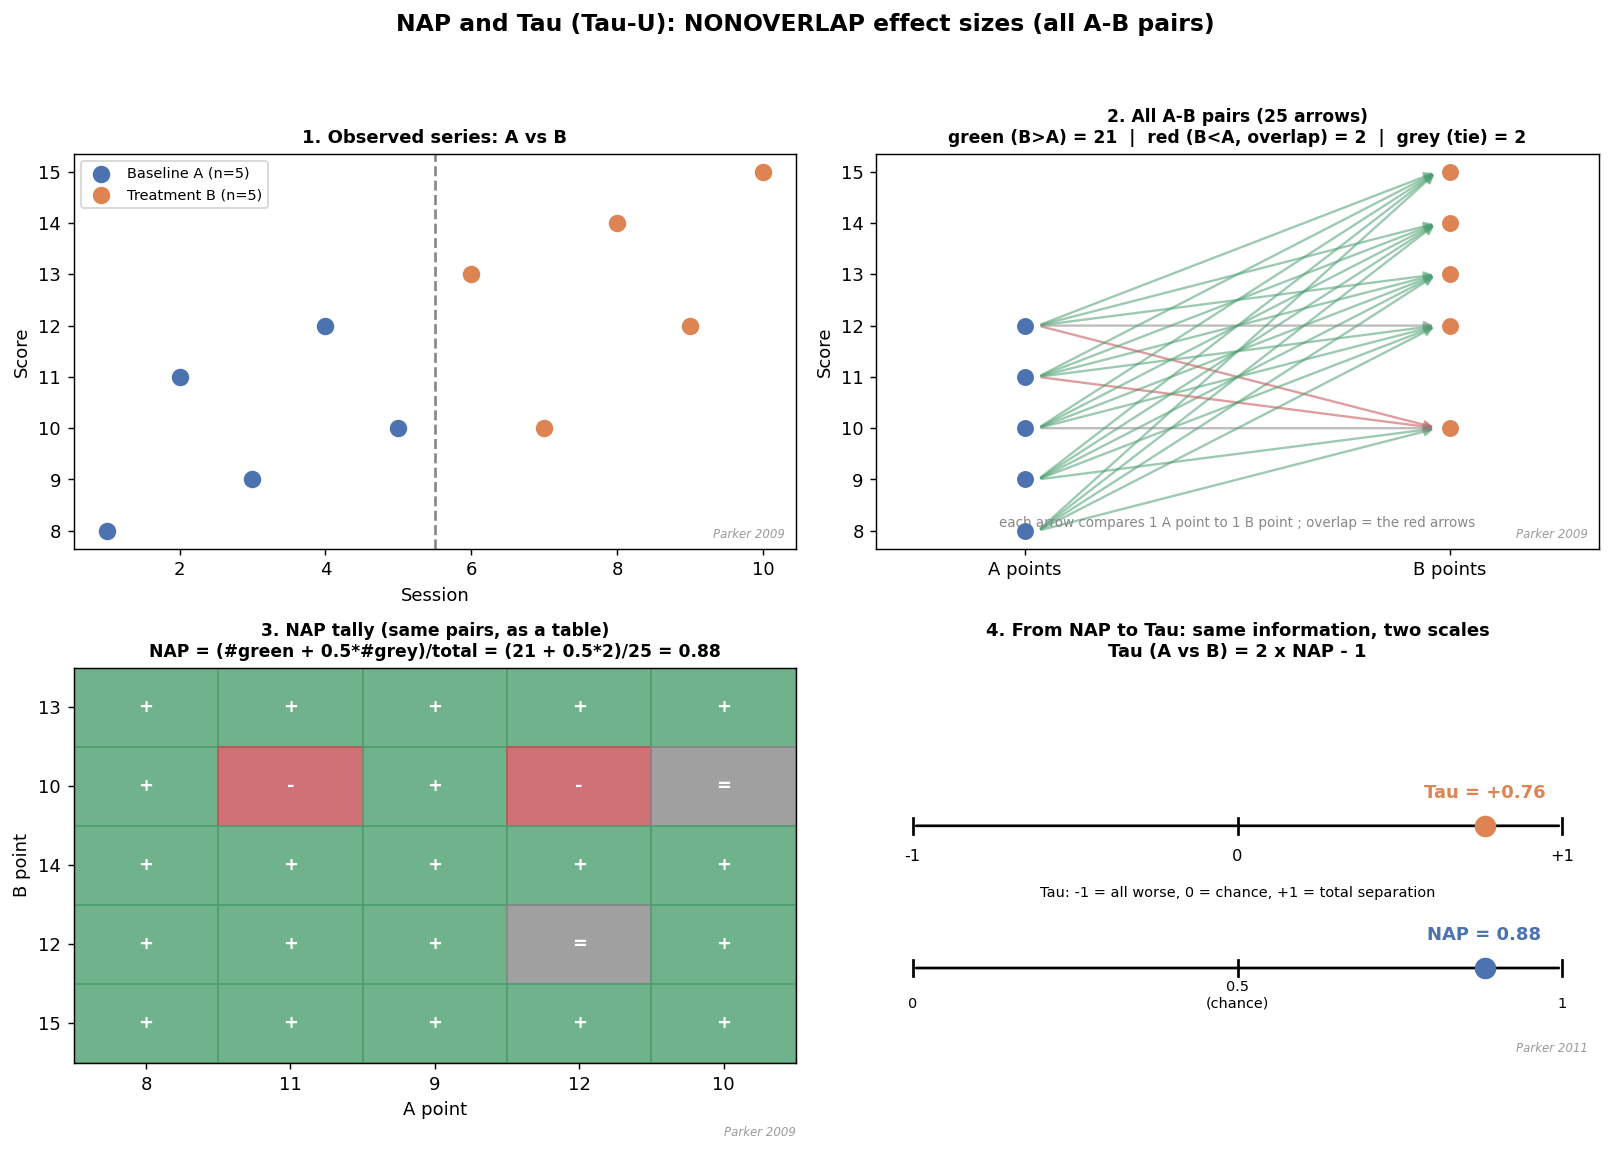

This chart was generated by the following Python code:
"""Didactic figure: NAP and Tau (Tau-U) as NONOVERLAP effect sizes, with an explicit
all-pairs arrow diagram so the overlap counting is visible. Uses the toolbox functions.
English labels, ASCII only. (The trend correction has its own figure: tau_correction.py)"""
import sys
sys.path.insert(0, "/Users/camile.bousfiha/PycharmProjects/Stats")
import numpy as np
import matplotlib
matplotlib.use("Agg")
import matplotlib.pyplot as plt
from functions.sced.core import nap, tau_u

BLUE, ORANGE, GREY = "#4C72B0", "#DD8452", "#888888"
GREEN, RED = "#4C9F70", "#C44E52"

def ref(a, t, loc="br"):
    """Discreet source note (1st author, year) in a panel corner."""
    x, ha = (0.985, "right") if loc == "br" else (0.015, "left")
    a.text(x, 0.02, t, transform=a.transAxes, ha=ha, va="bottom",
           fontsize=6.5, color="#9a9a9a", style="italic")

A = np.array([8, 11, 9, 12, 10]); B = np.array([13, 10, 14, 12, 15])
nap1 = nap(A, B)
tau1 = tau_u(A, B, correct_baseline_trend=False)["tau"]
M = np.sign(B[:, None] - A[None, :])                       # rows B, cols A: +1 B>A, -1 B<A, 0 tie
n_up = int(np.sum(M > 0)); n_tie = int(np.sum(M == 0)); n_dn = int(np.sum(M < 0)); nAB = A.size * B.size

fig, ax = plt.subplots(2, 2, figsize=(12.5, 9))
fig.suptitle("NAP and Tau (Tau-U): NONOVERLAP effect sizes (all A-B pairs)",
             fontsize=13, fontweight="bold")
sA = np.arange(1, A.size + 1); sB = np.arange(A.size + 1, A.size + B.size + 1)

# Panel 1: time series
a = ax[0, 0]
a.scatter(sA, A, c=BLUE, s=75, label=f"Baseline A (n={A.size})", zorder=3)
a.scatter(sB, B, c=ORANGE, s=75, label=f"Treatment B (n={B.size})", zorder=3)
a.axvline(A.size + 0.5, color=GREY, ls="--")
a.set_title("1. Observed series: A vs B", fontweight="bold", fontsize=10)
a.set_xlabel("Session"); a.set_ylabel("Score"); a.legend(fontsize=8)
ref(a, "Parker 2009", "br")

# Panel 2: all-pairs ARROW diagram (dominance). A on left column, B on right column.
# One arrow A->B per pair: green if B>A (improvement), red if B<A (overlap), grey tie.
d = ax[0, 1]
xA, xB = 0.0, 1.0
for j, av in enumerate(A):
    d.scatter(xA, av, c=BLUE, s=70, zorder=4)
for i, bv in enumerate(B):
    d.scatter(xB, bv, c=ORANGE, s=70, zorder=4)
for i, bv in enumerate(B):
    for j, av in enumerate(A):
        col = GREEN if bv > av else (RED if bv < av else GREY)
        d.annotate("", xy=(xB - 0.03, bv), xytext=(xA + 0.03, av),
                   arrowprops=dict(arrowstyle="->", color=col, lw=1.3, alpha=0.55))
d.set_xlim(-0.35, 1.35); d.set_xticks([xA, xB]); d.set_xticklabels(["A points", "B points"])
d.set_ylabel("Score")
d.set_title(f"2. All A-B pairs ({nAB} arrows)\n"
            f"green (B>A) = {n_up}  |  red (B<A, overlap) = {n_dn}  |  grey (tie) = {n_tie}",
            fontweight="bold", fontsize=9.5)
d.text(0.5, 0.055, "each arrow compares 1 A point to 1 B point ; overlap = the red arrows",
       transform=d.transAxes, ha="center", fontsize=7.5, color=GREY)
ref(d, "Parker 2009", "br")

# Panel 3: NAP tally matrix
m = ax[1, 0]
cmap = {1: GREEN, -1: RED, 0: GREY}
for i in range(B.size):
    for j in range(A.size):
        m.add_patch(plt.Rectangle((j, B.size - 1 - i), 1, 1, color=cmap[M[i, j]], alpha=0.8))
        m.text(j + 0.5, B.size - 1 - i + 0.5, "+" if M[i, j] > 0 else ("-" if M[i, j] < 0 else "="),
               ha="center", va="center", color="white", fontweight="bold")
m.set_xlim(0, A.size); m.set_ylim(0, B.size)
m.set_xticks(np.arange(A.size) + 0.5); m.set_xticklabels(A)
m.set_yticks(np.arange(B.size) + 0.5); m.set_yticklabels(B[::-1])
m.set_xlabel("A point"); m.set_ylabel("B point")
m.set_title(f"3. NAP tally (same pairs, as a table)\n"
            f"NAP = (#green + 0.5*#grey)/total = ({n_up} + 0.5*{n_tie})/{nAB} = {nap1:.2f}",
            fontweight="bold", fontsize=9.5)
m.text(1.0, -0.16, "Parker 2009", transform=m.transAxes, ha="right", va="top",
       fontsize=6.5, color="#9a9a9a", style="italic")

# Panel 4: NAP <-> Tau scales
g = ax[1, 1]; g.axis("off"); g.set_xlim(0, 1); g.set_ylim(0, 1)
g.set_title("4. From NAP to Tau: same information, two scales\nTau (A vs B) = 2 x NAP - 1",
            fontweight="bold", fontsize=10)
g.annotate("", xy=(0.95, 0.60), xytext=(0.05, 0.60), arrowprops=dict(arrowstyle="-", lw=1.5))
for v, lab in [(-1, "-1"), (0, "0"), (1, "+1")]:
    x = 0.05 + (v + 1) / 2 * 0.9
    g.plot([x, x], [0.58, 0.62], color="black"); g.text(x, 0.51, lab, ha="center", fontsize=9)
xt = 0.05 + (tau1 + 1) / 2 * 0.9
g.scatter([xt], [0.60], color=ORANGE, s=120, zorder=3)
g.text(xt, 0.67, f"Tau = {tau1:+.2f}", ha="center", color=ORANGE, fontweight="bold")
g.text(0.5, 0.42, "Tau: -1 = all worse, 0 = chance, +1 = total separation", ha="center", fontsize=8)
g.annotate("", xy=(0.95, 0.24), xytext=(0.05, 0.24), arrowprops=dict(arrowstyle="-", lw=1.5))
for v, lab in [(0.0, "0"), (0.5, "0.5\n(chance)"), (1.0, "1")]:
    x = 0.05 + v * 0.9
    g.plot([x, x], [0.22, 0.26], color="black"); g.text(x, 0.14, lab, ha="center", fontsize=8)
xn = 0.05 + nap1 * 0.9
g.scatter([xn], [0.24], color=BLUE, s=120, zorder=3)
g.text(xn, 0.31, f"NAP = {nap1:.2f}", ha="center", color=BLUE, fontweight="bold")
ref(g, "Parker 2011", "br")

fig.tight_layout(rect=[0, 0, 1, 0.95])
out = "/Users/camile.bousfiha/PycharmProjects/pysced/docs/figures/nap_tau.png"
fig.savefig(out, dpi=130, bbox_inches="tight")
print("saved", out, f"| NAP={nap1:.3f} Tau={tau1:+.3f} up={n_up} dn={n_dn} tie={n_tie}")
